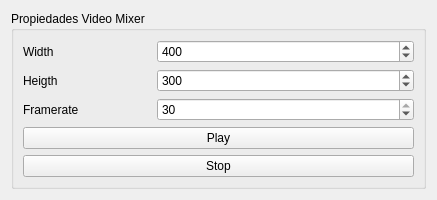
<?xml version="1.0" encoding="UTF-8"?>
<ui version="4.0">
 <class>WidgetVideoMixer</class>
 <widget class="QWidget" name="WidgetVideoMixer">
  <property name="geometry">
   <rect>
    <x>0</x>
    <y>0</y>
    <width>437</width>
    <height>172</height>
   </rect>
  </property>
  <property name="sizePolicy">
   <sizepolicy hsizetype="Expanding" vsizetype="Fixed">
    <horstretch>0</horstretch>
    <verstretch>0</verstretch>
   </sizepolicy>
  </property>
  <property name="windowTitle">
   <string>Form</string>
  </property>
  <layout class="QHBoxLayout" name="horizontalLayout">
   <item>
    <widget class="QGroupBox" name="groupBox">
     <property name="sizePolicy">
      <sizepolicy hsizetype="Expanding" vsizetype="Fixed">
       <horstretch>0</horstretch>
       <verstretch>0</verstretch>
      </sizepolicy>
     </property>
     <property name="title">
      <string>Propiedades Video Mixer</string>
     </property>
     <layout class="QGridLayout" name="gridLayout">
      <item row="1" column="0">
       <widget class="QLabel" name="LabelHeight">
        <property name="text">
         <string>Heigth</string>
        </property>
       </widget>
      </item>
      <item row="1" column="1" colspan="2">
       <widget class="QSpinBox" name="SpinBoxHeight">
        <property name="minimum">
         <number>1</number>
        </property>
        <property name="maximum">
         <number>2000</number>
        </property>
        <property name="value">
         <number>300</number>
        </property>
       </widget>
      </item>
      <item row="0" column="0">
       <widget class="QLabel" name="LabelWidth">
        <property name="text">
         <string>Width</string>
        </property>
       </widget>
      </item>
      <item row="2" column="0">
       <widget class="QLabel" name="LabelFramerate">
        <property name="text">
         <string>Framerate</string>
        </property>
       </widget>
      </item>
      <item row="3" column="0" colspan="3">
       <widget class="QPushButton" name="ButtonPlay">
        <property name="text">
         <string>Play</string>
        </property>
       </widget>
      </item>
      <item row="2" column="1" colspan="2">
       <widget class="QSpinBox" name="SpinBoxFramerate">
        <property name="minimum">
         <number>1</number>
        </property>
        <property name="maximum">
         <number>30</number>
        </property>
        <property name="value">
         <number>30</number>
        </property>
       </widget>
      </item>
      <item row="0" column="1" colspan="2">
       <widget class="QSpinBox" name="SpinBoxWidth">
        <property name="minimum">
         <number>1</number>
        </property>
        <property name="maximum">
         <number>2000</number>
        </property>
        <property name="value">
         <number>400</number>
        </property>
       </widget>
      </item>
      <item row="4" column="0" colspan="3">
       <widget class="QPushButton" name="ButtonStop">
        <property name="text">
         <string>Stop</string>
        </property>
       </widget>
      </item>
     </layout>
    </widget>
   </item>
  </layout>
 </widget>
 <resources/>
 <connections/>
</ui>
